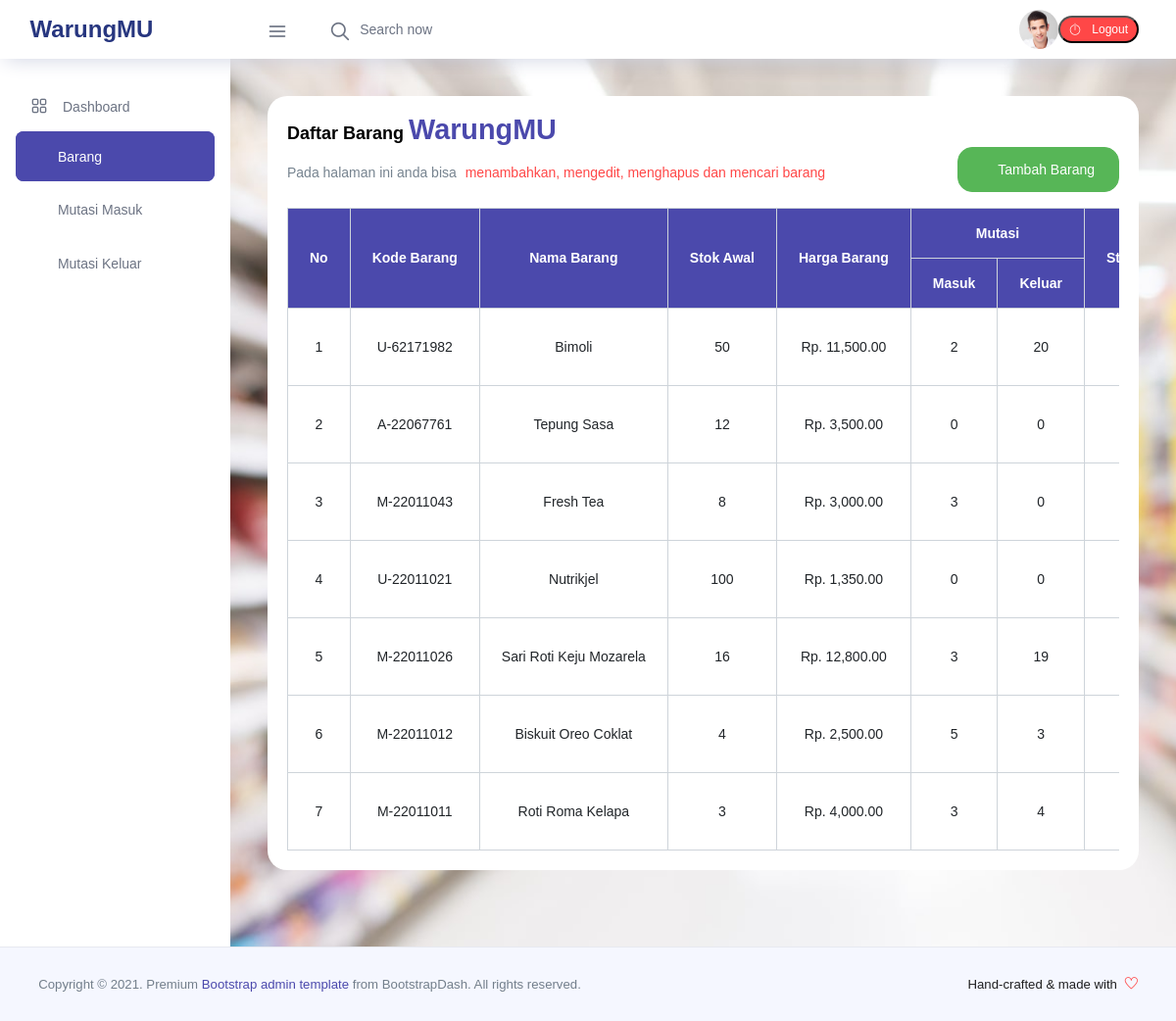
Page /barangList.php (signed in) on the committed database.
### tables this page shows
CREATE TABLE `barang` (
  `id` int(11) NOT NULL,
  `kode` char(10) NOT NULL,
  `nama` varchar(30) NOT NULL,
  `stokAwal` int(11) NOT NULL,
  `harga` float NOT NULL,
  `mutasiMasuk` int(11) NOT NULL DEFAULT 0,
  `mutasiKeluar` int(11) NOT NULL DEFAULT 0,
  `stokAkhir` int(11) NOT NULL DEFAULT 0
);

### barangList.php (the view, shortened to what this page needs)
<?php
require_once 'component/header/jpR3Tx7cYKdp.php';
require_once 'action/db_connection.php';
if (empty($_GET['cari'])) {
  $query_show_all_data = "SELECT * FROM barang ORDER BY id desc";
  $exec_qsad = mysqli_query($conn, $query_show_all_data);
} else {
  $query_show_all_data = "SELECT * FROM barang WHERE kode like '%".$_GET['cari']."%'or nama like '%".$_GET['cari']."%' ORDER BY id desc; ";
  $exec_qsad = mysqli_query($conn, $query_show_all_data);
}
?>
<body>
  <div class="container-scroller">
    <?php require_once 'component/navbar.php'; ?>
    <div class="container-fluid page-body-wrapper">
      <?php require_once 'component/sidebar.php' ?>
      <div class="main-panel">
        <div class="content-wrapper">
          <div class="row">
            <div class="col-lg-12 grid-margin stretch-card">
              <div class="card">
                <div class="card-body">
                  <h4 class="card-title">Daftar Barang <span class="brand-logo">WarungMU</span></h4>
                  <div class="card-description">
                    <p>Pada halaman ini anda bisa <code> menambahkan, mengedit, menghapus dan mencari barang </code></p>
                    <div class="float-right btn-plus">
                      <a href="barang.php">
                        <button class="btn btn-success"><i class="mdi mdi-plus-circle"></i> Tambah Barang</button>
                      </a>
                    </div>
                    <div class="notify">
                    </div>
                  </div>
                  <div class="table-responsive">
                    <table class="table table-hover table-bordered">
                      <thead class="ctable">
                        <tr>
                          <th rowspan="2">No</th>
                          <th rowspan="2">Kode Barang</th>
                          <th rowspan="2">Nama Barang</th>
                          <th rowspan="2">Stok Awal</th>
                          <th rowspan="2">Harga Barang</th>
                          <th colspan="2">Mutasi</th>
                          <th rowspan="2">Stok Akhir</th>
                        </tr>
                        <tr>
                          <th>Masuk</th>
                          <th>Keluar</th>
                        </tr>
                      </thead>
                      <?php
                      if (mysqli_num_rows($exec_qsad) == 0) {
                        echo "<h4>Data Kosong</h4>";
                      } else {
                      ?>
                        <tbody>
                          <?php
                          $no = 0;
                          $data = mysqli_fetch_all($exec_qsad, MYSQLI_ASSOC);
                          foreach ($data as $d) {
                          ?>
                            <tr>
                              <td><?= $no += 1 ?></td>
                              <td><?= $d['kode'] ?></td>
                              <td><?= $d['nama'] ?></td>
                              <td><?= $d['stokAwal'] ?></td>
                              <td> Rp. <?= number_format($d['harga'], 2); ?></td>
                              <td><?= $d['mutasiMasuk'] ?></td>
                              <td><?= $d['mutasiKeluar'] ?></td>
                              <td><?= $d['stokAwal'] + ($d['mutasiMasuk'] - $d['mutasiKeluar']) ?></td>
                            </tr>
                          <?php
                          }
                          ?>
                        </tbody>
                      <?php
                      }
                      ?>
                    </table>
                  </div>
                </div>
              </div>
            </div>
          </div>
        </div>
      </div>
    </div>
  </div>
  <?php require_once 'component/footer/jpR3Tx7cYKdp.php'; ?>

### component/header/jpR3Tx7cYKdp.php (shortened to what this page needs)
<!DOCTYPE html>
<html lang="en">
<head>
  <link rel="stylesheet" href="assets/css/feather.css">
  <link rel="stylesheet" href="assets/css/themify-icons.css">
  <link rel="stylesheet" href="assets/css/vendor.bundle.base.css">
  <link rel="stylesheet" href="assets/css/style.css">
  <link rel="stylesheet" href="assets/css/materialdesignicons.min.css">
</head>

### component/navbar.php (shortened to what this page needs)
<nav class="navbar col-lg-12 col-12 p-0 fixed-top d-flex flex-row">
    <div class="text-center navbar-brand-wrapper d-flex align-items-center justify-content-center">
        <a class="navbar-brand brand-logo mr-5" href="index.php">
            WarungMU
        </a>
    </div>
    <div class="navbar-menu-wrapper d-flex align-items-center justify-content-end">
        <button class="navbar-toggler navbar-toggler align-self-center" type="button" data-toggle="minimize">
            <span class="icon-menu"></span>
        </button>
        <ul class="navbar-nav mr-lg-2">
            <li class="nav-item nav-search d-none d-lg-block">
                <div class="input-group">
                    <div class="input-group-prepend hover-cursor" id="navbar-search-icon">
                        <span class="input-group-text" id="search">
                            <i class="icon-search"></i>
                        </span>
                    </div>
                    <input type="text" class="form-control" id="navbar-search-input" placeholder="Search now" aria-label="search" aria-describedby="search">
                </div>
            </li>
        </ul>
        <ul class="navbar-nav navbar-nav-right">
            <li class="nav-item nav-profile dropdown">
                <img src="assets/images/face28.jpg" alt="profile" />
                <a href="action/logout.php">
                    <button class="badge badge-danger"><i class="ti-power-off text-white"></i> Logout</button>
                </a>
            </li>
        </ul>
    </div>
</nav>

### component/sidebar.php
<nav class="sidebar sidebar-offcanvas" id="sidebar">
    <ul class="nav">
        <li class="nav-item">
            <a class="nav-link" href="dashboard.php">
                <i class="icon-grid menu-icon"></i>
                <span class="menu-title">Dashboard</span>
            </a>
        </li>
        <li class="nav-item">
            <a class="nav-link" href="barangList.php">
                <i class="mdi mdi-cart"></i>
                <span class="menu-title">Barang</span>
            </a>
        </li>
        <li class="nav-item">
            <a class="nav-link" href="barangMutasi.php?mutasi=masuk">
                <i class="mdi mdi-redo"></i>
                <span class="menu-title">Mutasi Masuk</span>
            </a>
        </li>
        <li class="nav-item">
            <a class="nav-link" href="BarangMutasi.php?mutasi=keluar">
                <i class="mdi mdi-undo"></i>
                <span class="menu-title">Mutasi Keluar</span>
            </a>
        </li>
    </ul>
</nav>

### component/footer/jpR3Tx7cYKdp.php (shortened to what this page needs)
</body>
<footer class="footer">
  <div class="d-sm-flex justify-content-center justify-content-sm-between">
    <span class="text-muted text-center text-sm-left d-block d-sm-inline-block">Copyright © 2021.  Premium <a href="https://www.bootstrapdash.com/" target="_blank">Bootstrap admin template</a> from BootstrapDash. All rights reserved.</span>
    <span class="float-none float-sm-right d-block mt-1 mt-sm-0 text-center">Hand-crafted & made with <i class="ti-heart text-danger ml-1"></i></span>
  </div>
</footer>
</html>

### assets/css/feather.css (style rules this page uses)
[class^="icon-"], [class*=" icon-"] { display: inline-block; font-family: "feather"; font-style: normal; font-weight: normal; font-variant: normal; text-transform: none; speak: none; line-height: 1; -webkit-font-smoothing: antialiased; -moz-osx-font-smoothing: grayscale; }
.icon-search:before { content: "\e036"; }
.icon-grid:before { content: "\e102"; }
.icon-menu:before { content: "\e120"; }

### rows in the picture
barang: no "1", kode "U-62171982", nama "Bimoli", stokAwal "50", harga "11,500.00", mutasiMasuk "2", mutasiKeluar "20"
barang: no "2", kode "A-22067761", nama "Tepung Sasa", stokAwal "12", harga "3,500.00", mutasiMasuk "0", mutasiKeluar "0"
barang: no "3", kode "M-22011043", nama "Fresh Tea", stokAwal "8", harga "3,000.00", mutasiMasuk "3", mutasiKeluar "0"
barang: no "4", kode "U-22011021", nama "Nutrikjel", stokAwal "100", harga "1,350.00", mutasiMasuk "0", mutasiKeluar "0"
barang: no "5", kode "M-22011026", nama "Sari Roti Keju Mozarela", stokAwal "16", harga "12,800.00", mutasiMasuk "3", mutasiKeluar "19"
barang: no "6", kode "M-22011012", nama "Biskuit Oreo Coklat", stokAwal "4", harga "2,500.00", mutasiMasuk "5", mutasiKeluar "3"
barang: no "7", kode "M-22011011", nama "Roti Roma Kelapa", stokAwal "3", harga "4,000.00", mutasiMasuk "3", mutasiKeluar "4"
